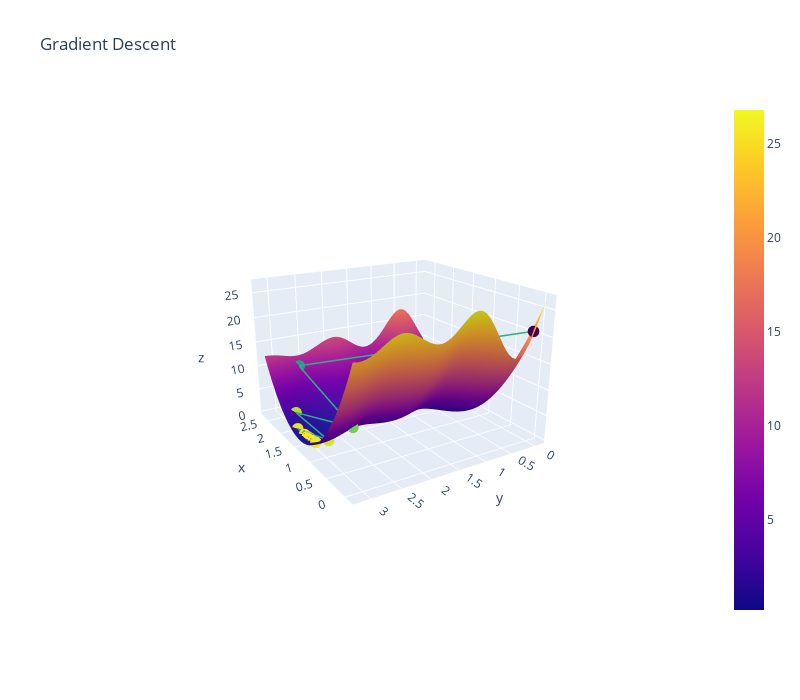

Notebook cell for this chart:
### Code cell
# Run this cell to see a 3D plot (gradient descent with static alpha).
from lab7_utils import plot_3d
plot_3d(thetas[:, 0], thetas[:, 1], loss, mean_squared_error, sin_model, X, Y)

### Figure 1 — Plotly figure (JSON) as saved in the notebook; plotly's stock layout.template omitted (floating-point values rounded to 4 significant figures; data arrays with more than 128 entries replaced by an {"elided": "..."} marker saying what was removed)
{"data": [{"line": {"color": "rgb(50,170, 140)", "width": 3}, "marker": {"color": [-20.86, -9.285, -4.68, -2.624, -1.477, -0.9073, -0.5415, -0.3776, -0.297, -0.259, -0.2397, -0.2303, -0.2256, -0.2232, -0.222, -0.2214, -0.2211, -0.221, -0.2209, -0.2209, -0.2208], "colorscale": [[0, "#440154"], [0.1111, "#482878"], [0.2222, "#3e4989"], [0.3333, "#31688e"], [0.4444, "#26828e"], [0.5556, "#1f9e89"], [0.6667, "#35b779"], [0.7778, "#6ece58"], [0.8889, "#b5de2b"], [1, "#fde725"]], "size": 4}, "type": "scatter3d", "x": [0, 2.601, 0.9034, 2.056, 1.159, 1.794, 1.322, 1.65, 1.423, 1.583, 1.471, 1.55, 1.494, 1.534, 1.506, 1.526, 1.512, 1.522, 1.515, 1.52, 1.516], "y": [0, 2.601, 2.591, 2.963, 2.867, 3.073, 3.001, 3.029, 2.988, 3.01, 2.989, 3.002, 2.991, 2.998, 2.993, 2.996, 2.994, 2.995, 2.994, 2.995, 2.994], "z": [20.86, 9.285, 4.68, 2.624, 1.477, 0.9073, 0.5415, 0.3776, 0.297, 0.259, 0.2397, 0.2303, 0.2256, 0.2232, 0.222, 0.2214, 0.2211, 0.221, 0.2209, 0.2209, 0.2208]}, {"type": "surface", "x": [-0.1, -0.04284, 0.01433, 0.07149, 0.1287, 0.1858, 0.243, 0.3002, 0.3573, 0.4145, 0.4716, 0.5288, 0.586, 0.6431, 0.7003, 0.7575, 0.8146, 0.8718, 0.929, 0.9861, 1.043, 1.1, 1.158, 1.215, 1.272, 1.329, 1.386, 1.443, 1.501, 1.558, 1.615, 1.672, 1.729, 1.786, 1.844, 1.901, 1.958, 2.015, 2.072, 2.129, 2.187, 2.244, 2.301, 2.358, 2.415, 2.472, 2.53, 2.587, 2.644, 2.701], "y": [-0.1, -0.03321, 0.03358, 0.1004, 0.1672, 0.234, 0.3007, 0.3675, 0.4343, 0.5011, 0.5679, 0.6347, 0.7015, 0.7683, 0.8351, 0.9019, 0.9687, 1.035, 1.102, 1.169, 1.236, 1.303, 1.369, 1.436, 1.503, 1.57, 1.637, 1.703, 1.77, 1.837, 1.904, 1.971, 2.037, 2.104, 2.171, 2.238, 2.304, 2.371, 2.438, 2.505, 2.572, 2.638, 2.705, 2.772, 2.839, 2.906, 2.972, 3.039, 3.106, 3.173], "z": {"elided": "50x50 float values"}}], "layout": {"autosize": true, "height": 700, "scene": {"aspectmode": "manual", "aspectratio": {"x": 1, "y": 1, "z": 0.7}, "camera": {"center": {"x": 0, "y": 0, "z": 0}, "eye": {"x": -2.374, "y": 1.459, "z": 0.9672}, "projection": {"type": "perspective"}, "up": {"x": 0, "y": 0, "z": 1}}, "xaxis": {"gridcolor": "rgb(255, 255, 255)", "showbackground": true, "type": "linear", "zerolinecolor": "rgb(255, 255, 255)"}, "yaxis": {"gridcolor": "rgb(255, 255, 255)", "showbackground": true, "type": "linear", "zerolinecolor": "rgb(255, 255, 255)"}, "zaxis": {"gridcolor": "rgb(255, 255, 255)", "showbackground": true, "type": "linear", "zerolinecolor": "rgb(255, 255, 255)"}}, "title": {"text": "Gradient Descent"}, "width": 800}}
